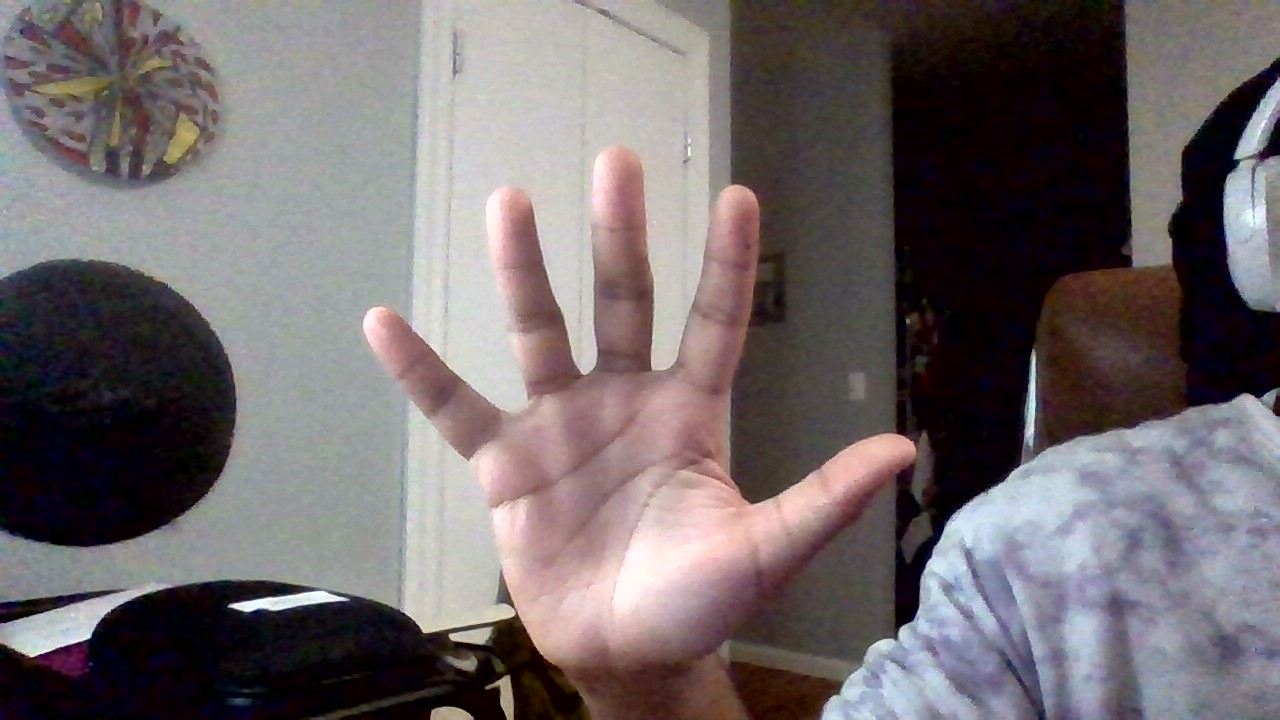
#> input picture pipeline/data/eval/open/WIN_20260512_23_46_33_Pro.jpg, 1280 x 720 px, found by its file name; its folder holds only this picture in this run
$ python hsv_tuner.py
#> lines starting #> are read from the running program, lines starting #| are printed output that depends on the picture; after the words box and inside, x2 and y2 are one past the last pixel; in counts of white or black regions, pixels touching at a corner belong together
"""
adjust sliders to find optimal HSV ranges for skin segmentation
consider your lighting conditions and skin tone
press 's' to print values to copy into config.py, 'q' to quit

usage:
python hsv_tuner.py path/to/image.jpg
or just
python hsv_tuner.py to use first open palm sample
"""

import cv2
import numpy as np
import sys
import os

sys.path.insert(0, os.path.join(os.path.dirname(__file__), '..', '..'))
from config import HSV_LOWER, HSV_UPPER, SAMPLES_DIR

def nothing(x):
    pass

def run_tuner(image_path: str):
    img = cv2.imread(image_path)
#> img is the input picture: shape (720, 1280, 3); mean B, G, R 106.4, 104.4, 112.4
    if img is None:
        print(f"Could not load image: {image_path}")
        return

    img = cv2.resize(img, (640, 480))
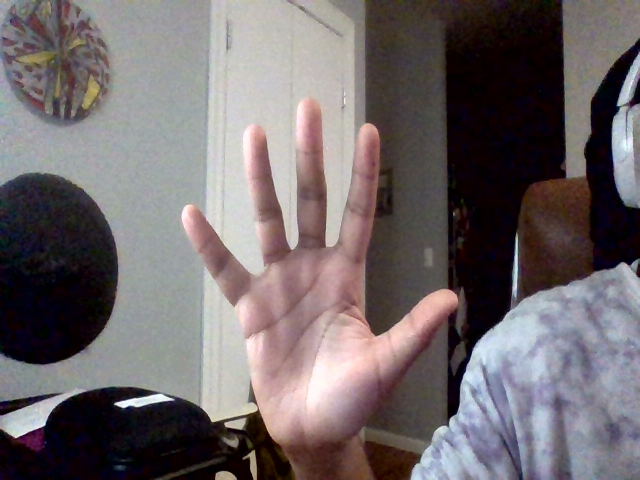
#> img: shape (480, 640, 3); mean B, G, R 106.4, 104.4, 112.4
    hsv = cv2.cvtColor(img, cv2.COLOR_BGR2HSV)
#> hsv: shape (480, 640, 3); mean H, S, V 80.2, 79.7, 117.3

    cv2.namedWindow("HSV Tuner")
    cv2.createTrackbar("H_min", "HSV Tuner", HSV_LOWER[0], 179, nothing)
    cv2.createTrackbar("H_max", "HSV Tuner", HSV_UPPER[0], 179, nothing)
    cv2.createTrackbar("S_min", "HSV Tuner", HSV_LOWER[1], 255, nothing)
    cv2.createTrackbar("S_max", "HSV Tuner", HSV_UPPER[1], 255, nothing)
    cv2.createTrackbar("V_min", "HSV Tuner", HSV_LOWER[2], 255, nothing)
    cv2.createTrackbar("V_max", "HSV Tuner", HSV_UPPER[2], 255, nothing)

    print("Adjust sliders to isolate skin. Press 's' to save values, 'q' to quit.")

    while True:
        h1 = cv2.getTrackbarPos("H_min", "HSV Tuner")
        h2 = cv2.getTrackbarPos("H_max", "HSV Tuner")
        s1 = cv2.getTrackbarPos("S_min", "HSV Tuner")
        s2 = cv2.getTrackbarPos("S_max", "HSV Tuner")
        v1 = cv2.getTrackbarPos("V_min", "HSV Tuner")
        v2 = cv2.getTrackbarPos("V_max", "HSV Tuner")

        lower = np.array([h1, s1, v1])
        upper = np.array([h2, s2, v2])
        mask = cv2.inRange(hsv, lower, upper)
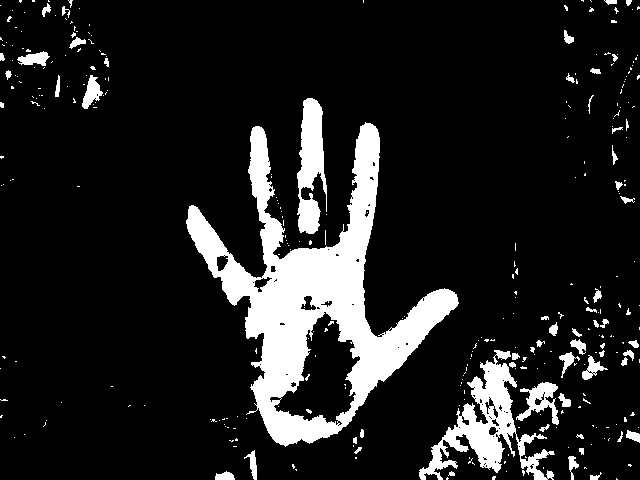
#> mask: shape (480, 640); 12.8% white; 325 white regions (267 under 20 px), largest, box (x1, y1, x2, y2) and area: (186, 122, 459, 447) 26085, (419, 350, 555, 480) 5259, (297, 98, 327, 234) 2604

        # original + mask side by side
        mask_bgr = cv2.cvtColor(mask, cv2.COLOR_GRAY2BGR)
        combined = np.hstack([img, mask_bgr])
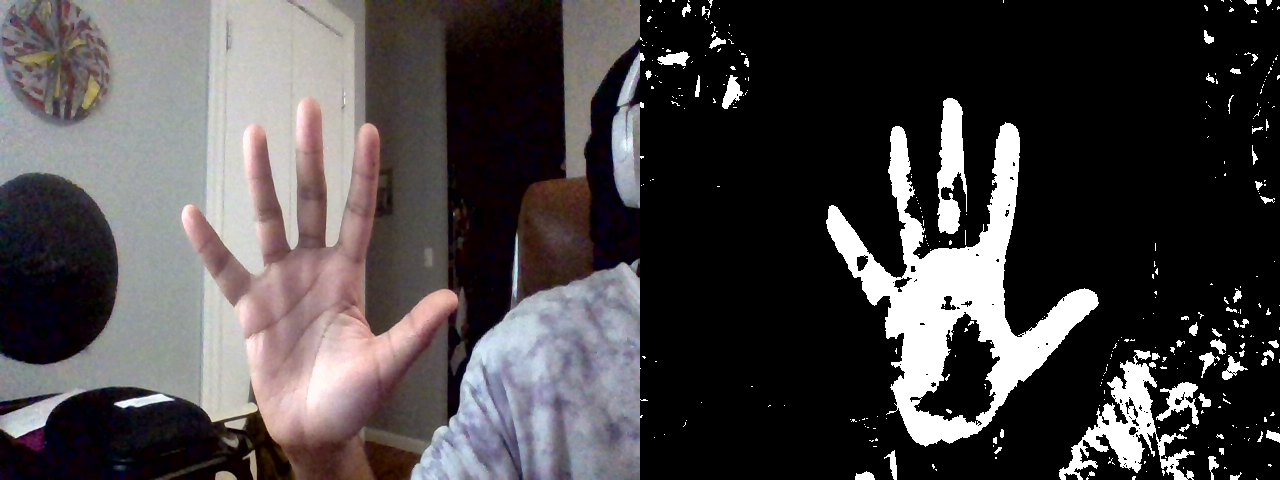
#> combined: shape (480, 1280, 3); mean B, G, R 69.6, 68.6, 72.6
        cv2.imshow("HSV Tuner", combined)

        key = cv2.waitKey(1) & 0xFF
#> (key q is pressed here)
        if key == ord('s'):
            print(f"\n--- copy these into config.py ---")
            print(f"HSV_LOWER = ({h1}, {s1}, {v1})")
            print(f"HSV_UPPER = ({h2}, {s2}, {v2})")
        elif key == ord('q'):
            break

    cv2.destroyAllWindows()

if __name__ == "__main__":
    if len(sys.argv) > 1:
        path = sys.argv[1]
    else:
        path = os.path.join(SAMPLES_DIR, "open", os.listdir(os.path.join(SAMPLES_DIR, "open"))[0])

    run_tuner(path)
